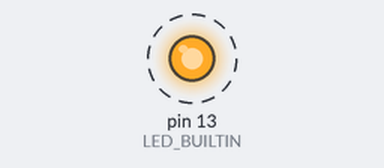
The sketch below on a simulated Arduino Uno, built with avr-gcc and run on an emulated ATmega328P. Parts: output pins drawn as LEDs (lit = HIGH). Dashed ring = blinking.

Above: at 0.2 s.
Timing chart, 0 to 3.0 s (numbered marks = the images above):
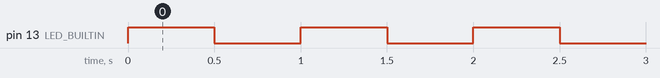

Measured:
- by itself, pin 13 (LED_BUILTIN): alternates HIGH for 0.50 s and LOW for 0.50 s

The sketch:

test.ino
```cpp
#include "Arduino.h"

void setup()
{
	pinMode(LED_BUILTIN, OUTPUT);
}

void loop()
{
	digitalWrite(LED_BUILTIN, HIGH);
	delay(500);
	digitalWrite(LED_BUILTIN, LOW);
	delay(500);
}
```
